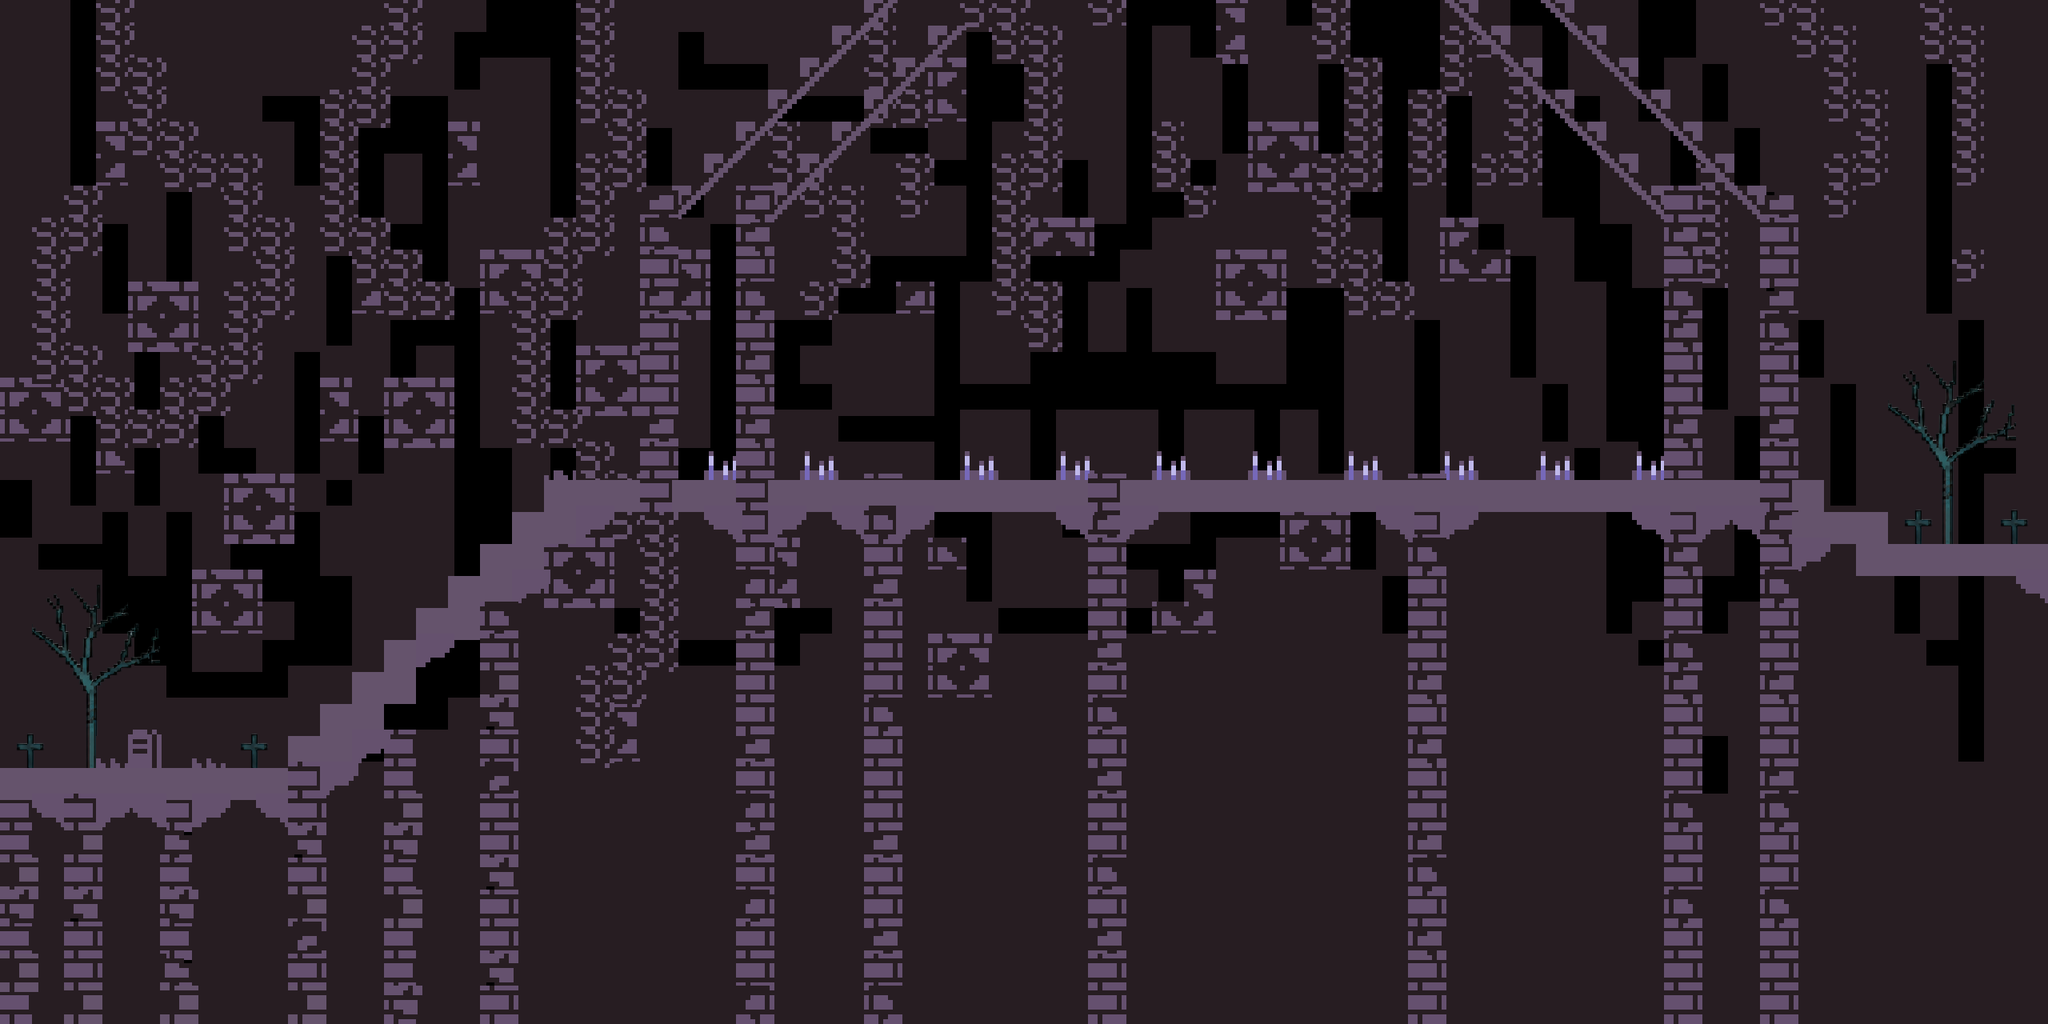

Tiled map render using the project's own tile images. Description and the map definition, with tile-layer contents summarised, below:
An orthogonal 64x32 tile map with 40x40 px tiles, 3 tile layers (back, detais, tile layer 1), 4 tilesets and 31 objects (center).

<map version="1.10" tiledversion="1.12.2" orientation="orthogonal" renderorder="right-down" width="64" height="32" tilewidth="40" tileheight="40" infinite="0" nextlayerid="19" nextobjectid="85">
 <editorsettings>
  <export target="level3.lua" format="lua" />
 </editorsettings>
 <tileset firstgid="1" name="plats" tilewidth="40" tileheight="40" tilecount="375" columns="25">
  <image source="title_001.png" width="1000" height="600" />
 </tileset>
 <tileset firstgid="376" name="details" tilewidth="48" tileheight="48" tilecount="294" columns="14">
  <image source="details_001.png" width="716" height="1008" />
 </tileset>
 <tileset firstgid="670" name="oth" tilewidth="40" tileheight="40" tilecount="950" columns="38">
  <image source="oth.png" width="1536" height="1024" />
 </tileset>
 <tileset firstgid="1620" name="ath" tilewidth="40" tileheight="40" tilecount="950" columns="38">
  <image source="ath.png" width="1536" height="1024" />
 </tileset>
 <layer id="3" name="back" width="64" height="32" locked="1">
  <data>[2048 cells, 1520 non-empty, 9 distinct tile ids]</data>
 </layer>
 <layer id="6" name="detais" width="64" height="32" locked="1">
  <data>[2048 cells, 377 non-empty, 38 distinct tile ids]</data>
 </layer>
 <layer id="1" name="tile layer 1" width="64" height="32" locked="1">
  <data>[2048 cells, 215 non-empty, 30 distinct tile ids]</data>
 </layer>
 <objectgroup id="11" name="eyes" locked="1">
  <object id="58" x="2067.39" y="762.018" width="35.3117" height="28.1529" rotation="36.6249" />
  <object id="62" x="54.4497" y="577.918" width="58" height="58" rotation="312.531" />
  <object id="64" x="1285.34" y="190.788" width="84" height="50" />
  <object id="77" x="854.667" y="776" />
  <object id="78" x="1468" y="834.667" rotation="151.128" />
 </objectgroup>
 <objectgroup id="13" name="tentacle" locked="1">
  <object id="68" x="648.121" y="1189.33" />
  <object id="70" x="1675.88" y="1079.88" />
  <object id="71" x="1318.18" y="1080.12" />
  <object id="72" x="1967.15" y="1044.73" />
  <object id="73" x="158.061" y="1295.88" />
  <object id="74" x="2425.82" y="1090.79" />
  <object id="75" x="994.667" y="1140" />
 </objectgroup>
 <objectgroup id="7" name="end" locked="1">
  <object id="40" x="2432.24" y="472.424" width="76" height="206" />
 </objectgroup>
 <objectgroup id="9" name="Platforms" locked="1">
  <object id="44" x="681.333" y="601.333" width="1597" height="40.6667" />
  <object id="45" x="641" y="642" width="78" height="41" />
  <object id="46" x="602" y="682" width="78" height="36" />
  <object id="47" x="561.5" y="722" width="77.5" height="36.5" />
  <object id="48" x="521" y="761" width="92" height="36.5" />
  <object id="49" x="481.5" y="802.5" width="38" height="76" />
  <object id="50" x="441.5" y="841.5" width="39" height="78.5" />
  <object id="51" x="401.5" y="882.5" width="39.5" height="77.5" />
  <object id="52" x="362" y="921.5" width="64.5" height="40" />
  <object id="53" x="-3" y="961.667" width="403.667" height="38.3333" />
  <object id="54" x="2276" y="641.667" width="82.3333" height="37.3333" />
  <object id="55" x="2320" y="681" width="237" height="41" />
 </objectgroup>
 <objectgroup id="15" name="block">
  <object id="81" x="2120" y="313.667" width="88" height="285" />
 </objectgroup>
 <objectgroup id="14" name="active">
  <object id="79" x="875" y="339" width="72" height="259" />
 </objectgroup>
 <objectgroup id="18" name="entrance">
  <object id="84" x="832" y="331" width="32" height="267" />
 </objectgroup>
 <objectgroup id="8" name="start" locked="1">
  <object id="41" x="80.6667" y="902" width="45.3333" height="58" />
 </objectgroup>
 <objectgroup id="4" name="enemies" locked="1" />
 <objectgroup id="10" name="Boss">
  <object id="56" x="1876.67" y="469.333" width="57.3333" height="72" />
 </objectgroup>
 <objectgroup id="17" name="center">
  <object id="82" name="center" x="1481.82" y="393.939" />
 </objectgroup>
</map>
